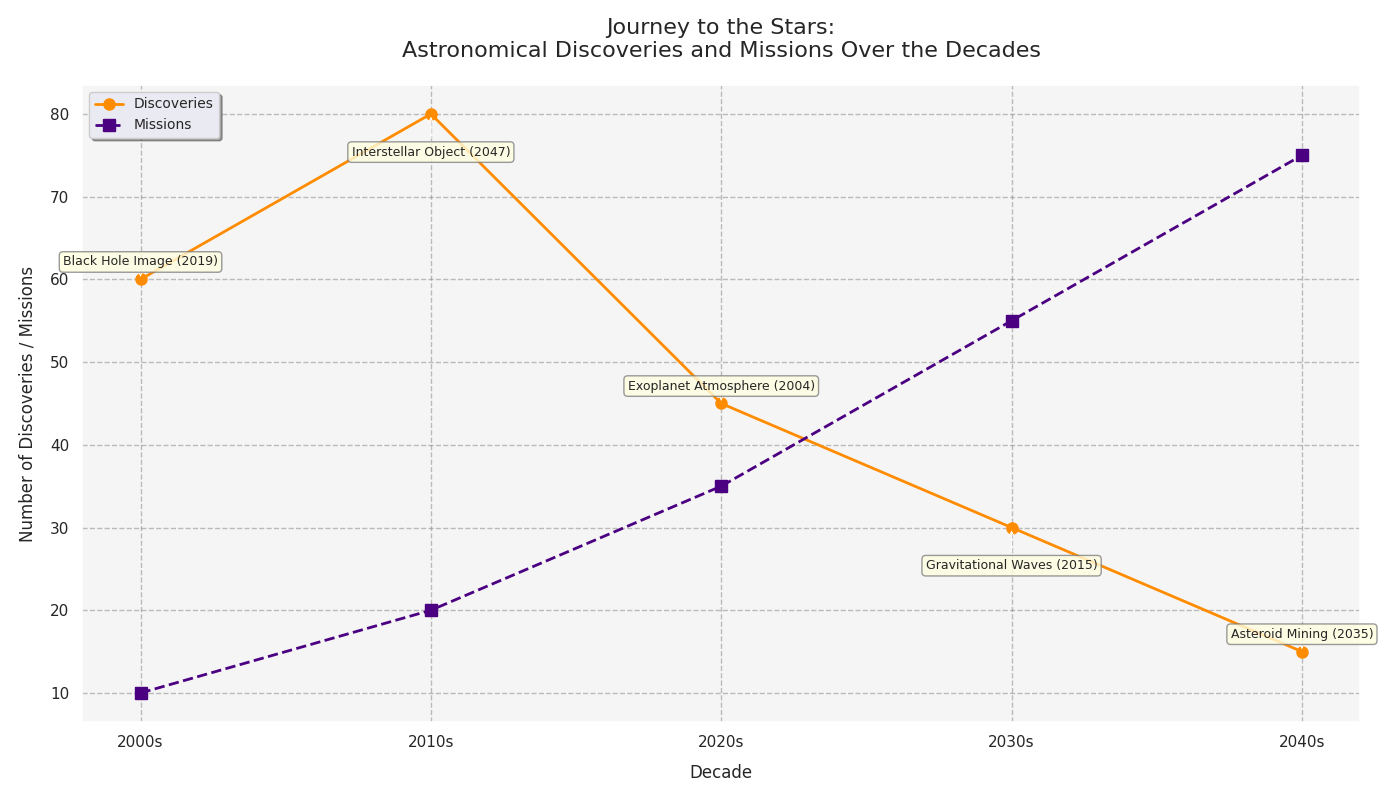

The script that drew this image:
import matplotlib.pyplot as plt

decades = ['2000s', '2010s', '2020s', '2030s', '2040s']
# Manually shuffled data
discoveries = [60, 80, 45, 30, 15]
breakthroughs = [
    "Black Hole Image",
    "Interstellar Object",
    "Exoplanet Atmosphere",
    "Gravitational Waves",
    "Asteroid Mining"
]
breakthrough_years = ['2019', '2047', '2004', '2015', '2035']
missions = [10, 20, 35, 55, 75]

fig, ax = plt.subplots(figsize=(14, 8))

ax.plot(decades, discoveries, marker='o', linestyle='-', color='darkorange', linewidth=2, label='Discoveries', markersize=8)
ax.plot(decades, missions, marker='s', linestyle='--', color='indigo', linewidth=2, label='Missions', markersize=8)

ax.grid(True, linestyle='--', color='gray', alpha=0.5)

for i, txt in enumerate(breakthroughs):
    ax.annotate(
        f'{txt} ({breakthrough_years[i]})',
        xy=(decades[i], discoveries[i]),
        xytext=(0, 10 if i % 2 == 0 else -30),
        textcoords='offset points',
        arrowprops=dict(facecolor='black', arrowstyle='->', lw=0.8),
        fontsize=9,
        ha='center',
        bbox=dict(boxstyle="round,pad=0.3", edgecolor='gray', facecolor='lightyellow', alpha=0.8)
    )

ax.set_xlabel('Decade', fontsize=12, labelpad=10)
ax.set_ylabel('Number of Discoveries / Missions', fontsize=12, labelpad=10)
ax.set_title('Journey to the Stars:\nAstronomical Discoveries and Missions Over the Decades', fontsize=16, pad=20)

ax.legend(loc='upper left', fontsize=10, frameon=True, shadow=True, fancybox=True)
ax.set_facecolor('whitesmoke')
plt.tight_layout()
plt.show()
